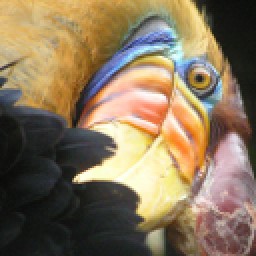
#> input picture hw7/bird_small.png, 128 x 128 px (shown 2 times larger)
$ jupyter execute Homework.ipynb   (shell and % lines are left out)
#> lines starting #> are read from the running program, lines starting #| are printed output that depends on the picture
# Bài tập về nhà

## Mục tiêu
- Tự viết lại code cho giải thuật K-means
- Hiểu sâu hơn giải thuật K-means qua việc tự viết lại code
- Ứng dụng mô hình tự viết vào các bài toán đã ra trên lớp

## Dữ liệu

Giống dữ liệu của bài thực hành trên lớp (dữ liệu sinh ngẫu nhiên bằng sklearn và ảnh bird_small.png)

## Yêu cầu

Code K-means tự viết cho kết quả tương đương (không cần giống hệt) với giải thuật của thư viện sklearn khi áp dụng cho dữ liệu sinh ngẫu nhiên và dữ liệu ảnh.

# Các thư viện sử dụng

[cell 1]
import numpy as np
import matplotlib.pyplot as plt

from sklearn.cluster import KMeans
from sklearn.datasets import make_blobs
from sklearn.metrics.pairwise import euclidean_distances

# Chuẩn bị dữ liệu
- Sinh dữ liệu ngẫu nhiên n_samples = 100 tương đương 100 điểm
    - random_state: biến cố định hàm random - để các điểm sinh ngẫu nhiên giống nhau giữa các máy tính

- Mỗi điểm dữ liệu có 2 chiều

[cell 2]
n_samples = 100
random_state = 170
center_points = [[1, 1], [-1, -1], [1, -1]] # sinh ngẫu nhiên các điểm xung quanh vị trí tâm cố định
#center_points = 3                           # tâm cụm được chọn ngẫu nhiên

X, y = make_blobs(n_samples=n_samples, random_state=random_state, centers=center_points, cluster_std=0.6)
print("Số chiều dữ liệu: ", X.shape, y.shape)
print("5 điểm dữ liệu đầu tiên: \n", X[:6])

**Vẽ các điểm ảnh sử dụng matplotlib**

[cell 3]
plt.figure(figsize=(12, 12))
plt.subplot(221)
plt.scatter(X[:, 0], X[:, 1], c='blue') # c là tham số chọn màu sắc, có thể truyền vào string hoặc số id 1,2,3 ...
plt.title("Các điểm dữ liệu trước khi phân cụm. Số lượng: {}".format(n_samples))
plt.show()
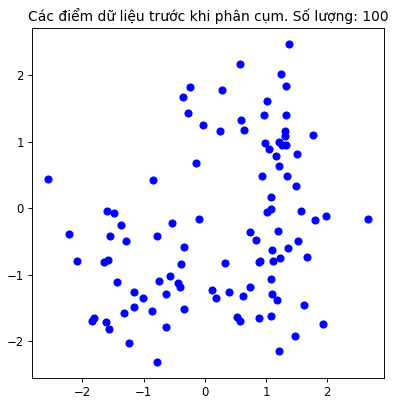
#> figure drawn by matplotlib, 1 panel

# Tự xây dựng giải thuật K-means:

Viết code cho giải thuật K-means tại mục này

[cell 4]
#Euclidean distance
def euclidean_dis(p1, p2):
    return np.sqrt(np.sum((p1-p2)**2))
#Chon ngau nhien k centroids
def init_centroids(X, k):
    random_cen = np.random.choice(X.shape[0], size=k, replace=False)
    centroids = X[random_cen]
    return centroids
#Gan cum cho tung du lieu
def assign(X, centroids):
    clusters = []
    for point in X:
        distances = [euclidean_dis(point, centroid) for centroid in centroids]
        cluster = np.argmin(distances)
        clusters.append(cluster)
    return np.array(clusters)
#Tinh lai centroids
def update_centroids(X, k, clusters):
    centroid_update = []
    for i in range(k):
        cluster_points = X[clusters == i]
        if len(cluster_points) > 0:
            new_centroid = np.mean(cluster_points, axis=0)
        else:
            new_centroid = X[np.random.choice(X.shape[0])]
        centroid_update.append(new_centroid)
    return np.array(centroid_update)
#K_means
def kmeans(X, k, max_iters = 88, tolerance = 0.0001):
#> called with X = array of shape (100, 2), k = 8, max_iters = 88, tolerance = 0.0001
    centroids = init_centroids(X, k)

    for i in range (max_iters):
        clusters = assign(X, centroids)
        prev_centroids = centroids
        centroids = update_centroids(X, k, clusters)
        centroids_dich_chuyen = np.sum((centroids - prev_centroids)**2)
        if centroids_dich_chuyen < tolerance:
            break
    return clusters, centroids

# Kiểm tra giải thuật K-means tự viết cho dữ liệu sinh ngẫu nhiên

- Áp dụng giải thuật K-means tự viết cho tập dữ liệu đã sinh ngẫu nhiên ở trên
- Quan sát kết quả và so sánh với giải thuật của sklearn

[cell 5]
k = 8
clusters, centroids = kmeans(X, k)
import matplotlib.pyplot as plt

plt.scatter(X[:, 0], X[:, 1], c=clusters, cmap='viridis')
plt.scatter(centroids[:, 0], centroids[:, 1], c='red', marker='o')
plt.show()
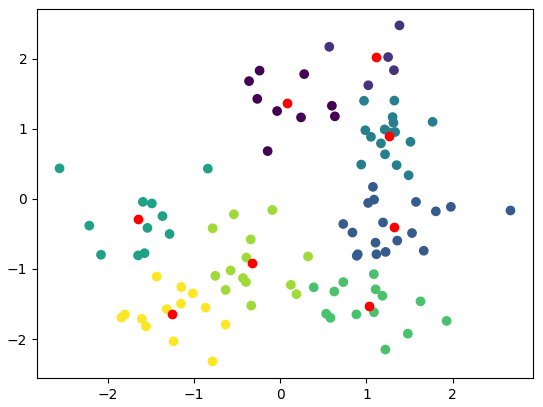
#> figure drawn by matplotlib, 1 panel

# Ứng dụng K-means tự viết vào nén ảnh

## Thư viện sử dụng - hỗ trợ hình ảnh

[cell 6]
from skimage import io
from sklearn.cluster import KMeans
import numpy as np
import matplotlib.pyplot as plt
import matplotlib.image as image
from IPython.core.display import Image, display

## Đọc dữ liệu hình ảnh
- Mỗi điểm ảnh là 1 mẫu quan sát
- Phân cụm tập dữ liệu (tập các điểm ảnh) về k nhãn

[cell 7]
path_img = 'bird_small.png'
display(Image(path_img, width=250, unconfined=True))
img = io.imread(path_img)
#> img is the input picture: shape (128, 128, 3); mean R, G, B 135.4, 117.4, 91.3
data_img = (img / 255.0).reshape(-1,img.shape[2]) # chuyển ma trận 128x128x3 về mảng 2 chiều
img_shape = img.shape
#> img_shape = (128, 128, 3)

print("Số chiều của dữ liệu hình ảnh: ", data_img.shape)
#| Số chiều của dữ liệu hình ảnh:  (16384, 3)
print("Tổng số điểm ảnh là: ", data_img.shape[0])
#| Tổng số điểm ảnh là:  16384
print("Mỗi điểm ảnh có số chiều = ", data_img.shape[1])
#| Mỗi điểm ảnh có số chiều =  3
